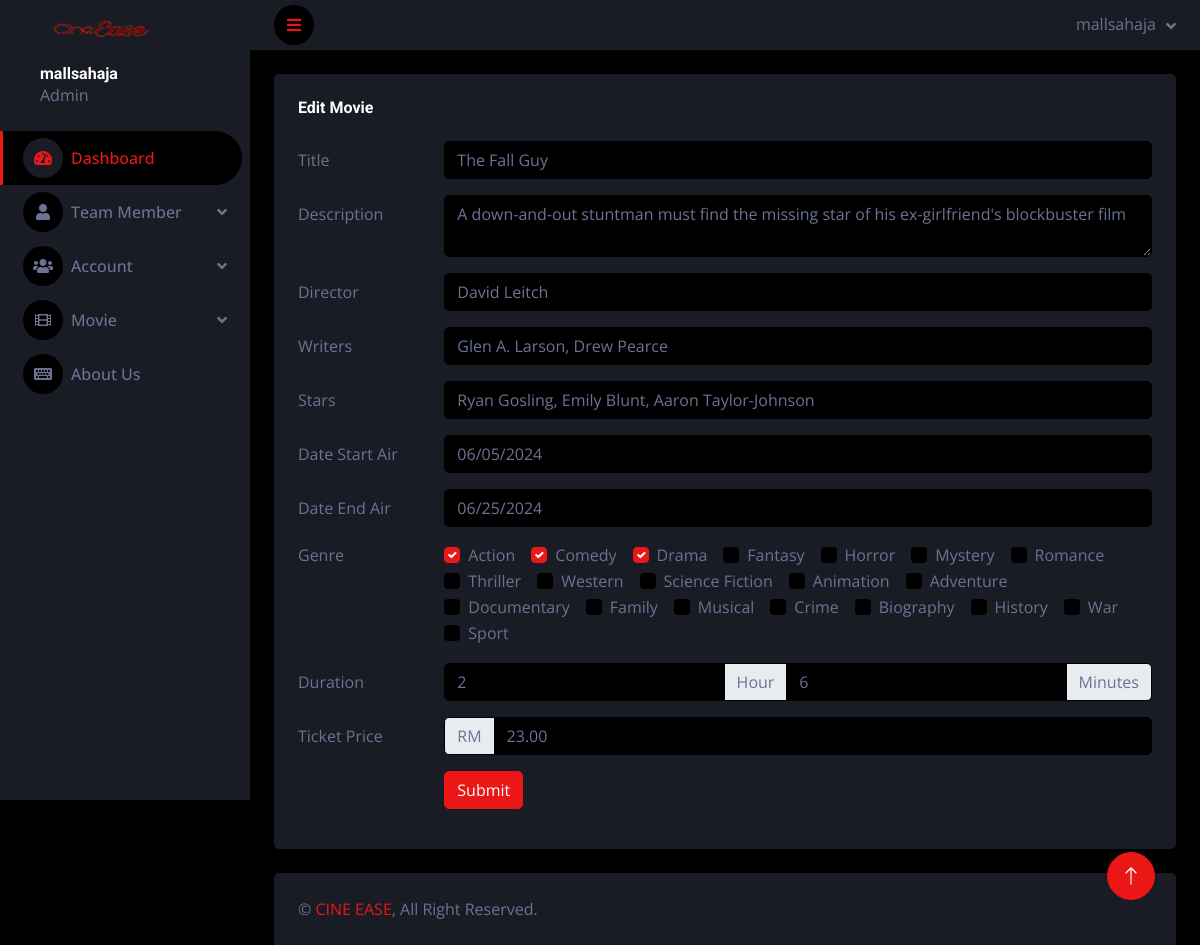
Screenshot of /admin/edit_movie_detail.php?movie_id=7 (signed in) with the database file from the repository.
### tables this page shows
CREATE TABLE `movie_detail` (
  `movie_id` int(11) NOT NULL,
  `title` varchar(255) NOT NULL,
  `description` varchar(255) NOT NULL,
  `director` varchar(255) NOT NULL,
  `writers` varchar(255) NOT NULL,
  `stars` varchar(255) NOT NULL,
  `date_start_air` date NOT NULL,
  `date_end_air` date NOT NULL,
  `genre` varchar(255) NOT NULL,
  `hour` int(10) NOT NULL,
  `minutes` int(10) NOT NULL,
  `price` decimal(10,2) DEFAULT 0.00,
  `img_link` varchar(255) NOT NULL,
  `img_banner` varchar(255) NOT NULL
);

### admin/edit_movie_detail.php (the view, shortened to what this page needs)
<?php
include('../config/config.php');
$title = $description = $director = $writers = $stars = $date_start_air = $date_end_air = $genre = $hour = $minutes = $price = "";
if (isset($_GET['movie_id']) || isset($_POST['movie_id'])) {
    $movie_id = isset($_GET['movie_id']) ? $_GET['movie_id'] : $_POST['movie_id'];
    if ($_SERVER["REQUEST_METHOD"] == "GET" && isset($_GET['movie_id'])) {
        $stmt = $link->prepare("SELECT * FROM movie_detail WHERE movie_id = ?");
        $stmt->bind_param("i", $movie_id);
        $stmt->execute();
        $result = $stmt->get_result();
        if ($result->num_rows > 0) {
            $movie_detail = $result->fetch_assoc();
            $title = $movie_detail['title'];
            $description = $movie_detail['description'];
            $director = $movie_detail['director'];
            $writers = $movie_detail['writers'];
            $stars = $movie_detail['stars'];
            $date_start_air = $movie_detail['date_start_air'];
            $date_end_air = $movie_detail['date_end_air'];
            $genre = $movie_detail['genre'];
            $hour = $movie_detail['hour'];
            $minutes = $movie_detail['minutes'];
            $price = $movie_detail['price'];
        } else {
            echo "No movie found with the provided ID.";
            exit;
        }
    }
} else {
    echo "No movie ID provided.";
    exit;
}
?>
<!DOCTYPE html>
<html lang="en">
<head>
    <link href="https://cdnjs.cloudflare.com/ajax/libs/font-awesome/5.10.0/css/all.min.css" rel="stylesheet">
    <link href="https://cdn.jsdelivr.net/npm/bootstrap-icons@1.4.1/font/bootstrap-icons.css" rel="stylesheet">
    <link href="lib/owlcarousel/assets/owl.carousel.min.css" rel="stylesheet">
    <link href="lib/tempusdominus/css/tempusdominus-bootstrap-4.min.css" rel="stylesheet" />
    <link href="css/bootstrap.min.css" rel="stylesheet">
    <link href="css/style.css" rel="stylesheet">
</head>
<body>
    <div class="container-fluid position-relative d-flex p-0">
        <?php include('inc/sidebar.php'); ?>
        <div class="content">
            <?php include('inc/header.php'); ?>
            <div class="container-fluid pt-4 px-4">
                <div class="row g-4">
                    <div class="col-sm-12 col-xl-12">
                        <div class="bg-secondary rounded h-100 p-4">
                            <h6 class="mb-4">Edit Movie</h6>
                            <form action="<?php echo htmlspecialchars($_SERVER["PHP_SELF"]); ?>" method="post" enctype="multipart/form-data">
                                <div class="row mb-3">
                                    <label for="title" class="col-sm-2 col-form-label">Title</label>
                                    <div class="col-sm-10">
                                        <input type="text" name="title" class="form-control" value="<?php echo htmlspecialchars($title); ?>">
                                    </div>
                                </div>
                                <div class="row mb-3">
                                    <label for="description" class="col-sm-2 col-form-label">Description</label>
                                    <div class="col-sm-10">
                                        <textarea name="description" class="form-control"><?php echo htmlspecialchars($description); ?></textarea>
                                    </div>
                                </div>
                                <div class="row mb-3">
                                    <label for="director" class="col-sm-2 col-form-label">Director</label>
                                    <div class="col-sm-10">
                                        <input type="text" name="director" class="form-control" value="<?php echo htmlspecialchars($director); ?>">
                                    </div>
                                </div>
                                <div class="row mb-3">
                                    <label for="writers" class="col-sm-2 col-form-label">Writers</label>
                                    <div class="col-sm-10">
                                        <input type="text" name="writers" class="form-control" value="<?php echo htmlspecialchars($writers); ?>">
                                    </div>
                                </div>
                                <div class="row mb-3">
                                    <label for="stars" class="col-sm-2 col-form-label">Stars</label>
                                    <div class="col-sm-10">
                                        <input type="text" name="stars" class="form-control" value="<?php echo htmlspecialchars($stars); ?>">
                                    </div>
                                </div>
                                <div class="row mb-3">
                                    <label for="date_start_air" class="col-sm-2 col-form-label">Date Start Air</label>
                                    <div class="col-sm-10">
                                        <input type="date" name="date_start_air" class="form-control" value="<?php echo htmlspecialchars($date_start_air); ?>">
                                    </div>
                                </div>
                                <div class="row mb-3">
                                    <label for="date_end_air" class="col-sm-2 col-form-label">Date End Air</label>
                                    <div class="col-sm-10">
                                        <input type="date" name="date_end_air" class="form-control" value="<?php echo $date_end_air; ?>">
                                    </div>
                                </div>
                                <fieldset class="row mb-3">
                                    <legend class="col-form-label col-sm-2 pt-0">Genre</legend>
                                    <div class="col-sm-10">
                                        <?php
                                        $genres = [
                                            'Action', 'Comedy', 'Drama', 'Fantasy', 'Horror', 'Mystery', 'Romance',
                                            'Thriller', 'Western', 'Science Fiction', 'Animation', 'Adventure',
                                            'Documentary', 'Family', 'Musical', 'Crime', 'Biography', 'History',
                                            'War', 'Sport'
                                        ];
                                        $selected_genres = explode(", ", $genre);
                                        foreach($genres as $genre_option) {
                                            $checked = in_array($genre_option, $selected_genres) ? 'checked' : '';
                                            echo "<div class='form-check form-check-inline'>";
                                            echo "<input class='form-check-input' type='checkbox' name='genres[]' id='$genre_option' value='$genre_option' $checked>";
                                            echo "<label class='form-check-label' for='$genre_option'>$genre_option</label>";
                                            echo "</div>";
                                        }
                                        ?>
                                    </div>
                                </fieldset>
                                <div class="row mb-3">
                                    <label for="duration" class="col-sm-2 col-form-label">Duration</label>
                                    <div class="col-sm-10">
                                        <div class="input-group">
                                            <input type="text" name="hour" class="form-control" value="<?php echo $hour; ?>" placeholder="Hour">
                                            <span class="input-group-text">Hour</span>
                                            <input type="text" name="minutes" class="form-control" value="<?php echo $minutes; ?>" placeholder="Minutes">
                                            <span class="input-group-text">Minutes</span>
                                        </div>
                                    </div>
                                </div>
                                <div class="row mb-3">
                                    <label for="duration" class="col-sm-2 col-form-label">Ticket Price</label>
                                    <div class="col-sm-10">
                                        <div class="input-group">
                                        <span class="input-group-text">RM</span>
                                            <input type="number" name="price" class="form-control" value="<?php echo $price; ?>" placeholder="Movie Price">
                                        </div>
                                    </div>
                                </div>
                                <div class="row mb-3">
                                    <div class="col-sm-10 offset-sm-2">
                                        <button type="submit" class="btn btn-primary">Submit</button>
                                    </div>
                                </div>
                            </form>
                        </div>
                    </div>
                </div>
            </div>
            <?php include('inc/footer.php'); ?>
        </div>
        <a href="#" class="btn btn-lg btn-primary btn-lg-square back-to-top"><i class="bi bi-arrow-up"></i></a>
    </div>
</body>
</html>

### admin/css/style.css (style rules this page uses)
:root { --primary: #EB1616; --secondary: #191C24; --light: #6C7293; --dark: #000000; }
.back-to-top { position: fixed; display: none; right: 45px; bottom: 45px; z-index: 99; }
.btn { transition: .5s; }
.btn-lg-square { width: 48px; height: 48px; }
.btn-square, .btn-sm-square, .btn-lg-square { padding: 0; display: inline-flex; align-items: center; justify-content: center; font-weight: normal; border-radius: 50px; }
.content { margin-left: 250px; min-height: 100vh; background: var(--dark); transition: 0.5s; }
@media (min-width: 992px) { .content { width: calc(100% - 250px); } }

### rows the page displays
movie_detail: title "The Fall Guy", description "A down-and-out stuntman must find the missing star of his ex-girlfriend's blockbuster film", director "David Leitch", writers "Glen A. Larson, Drew Pearce", stars "Ryan Gosling, Emily Blunt, Aaron Taylor-Johnson", date_start_air "06/05/2024", date_end_air "06/25/2024", hour "2", minutes "6", price "23.00"

### other values shown
$_SESSION['username'] "mallsahaja"
$_SESSION["username"] "mallsahaja"
$genre_option "Action"
$genre_option "Comedy"
$genre_option "Drama"
$genre_option "Fantasy"
$genre_option "Horror"
$genre_option "Mystery"
$genre_option "Romance"
$genre_option "Thriller"
$genre_option "Western"
$genre_option "Science Fiction"
$genre_option "Animation"
$genre_option "Adventure"
$genre_option "Documentary"
